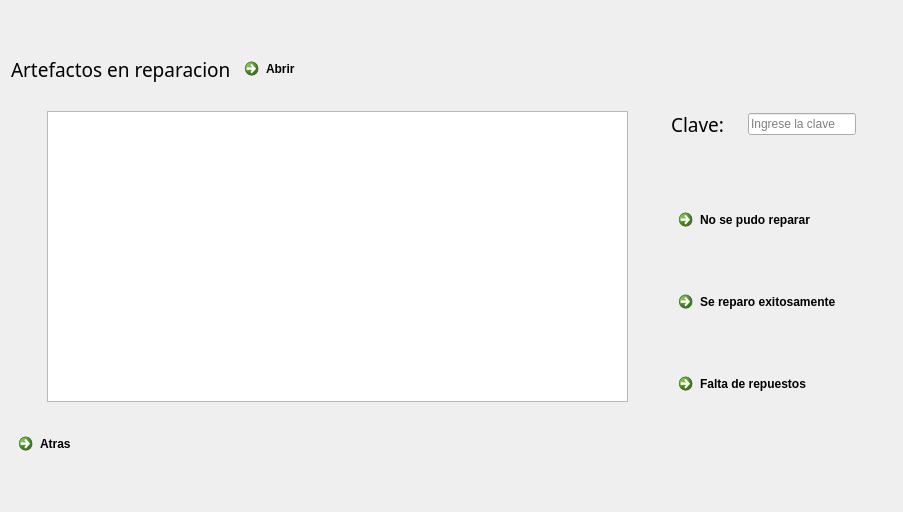
<?xml version="1.0" encoding="UTF-8"?>
<ui version="4.0">
 <class>cambiarestado</class>
 <widget class="QDialog" name="cambiarestado">
  <property name="geometry">
   <rect>
    <x>0</x>
    <y>0</y>
    <width>903</width>
    <height>512</height>
   </rect>
  </property>
  <property name="windowTitle">
   <string>Cambiar Estado</string>
  </property>
  <layout class="QHBoxLayout" name="horizontalLayout_4">
   <item>
    <layout class="QGridLayout" name="gridLayout_2">
     <item row="0" column="1">
      <spacer name="verticalSpacer_6">
       <property name="orientation">
        <enum>Qt::Vertical</enum>
       </property>
       <property name="sizeHint" stdset="0">
        <size>
         <width>20</width>
         <height>13</height>
        </size>
       </property>
      </spacer>
     </item>
     <item row="1" column="0" colspan="2">
      <layout class="QGridLayout" name="gridLayout">
       <item row="0" column="0" colspan="2">
        <layout class="QHBoxLayout" name="horizontalLayout_2">
         <item>
          <widget class="QLabel" name="titulo3">
           <property name="font">
            <font>
             <family>Sawasdee</family>
             <pointsize>14</pointsize>
            </font>
           </property>
           <property name="text">
            <string>Artefactos en reparacion</string>
           </property>
          </widget>
         </item>
         <item>
          <spacer name="horizontalSpacer_6">
           <property name="orientation">
            <enum>Qt::Horizontal</enum>
           </property>
           <property name="sizeHint" stdset="0">
            <size>
             <width>13</width>
             <height>20</height>
            </size>
           </property>
          </spacer>
         </item>
         <item>
          <widget class="QCommandLinkButton" name="abrir_registro">
           <property name="text">
            <string>Abrir</string>
           </property>
          </widget>
         </item>
        </layout>
       </item>
       <item row="0" column="2">
        <spacer name="horizontalSpacer_4">
         <property name="orientation">
          <enum>Qt::Horizontal</enum>
         </property>
         <property name="sizeHint" stdset="0">
          <size>
           <width>438</width>
           <height>20</height>
          </size>
         </property>
        </spacer>
       </item>
       <item row="1" column="1">
        <spacer name="verticalSpacer_5">
         <property name="orientation">
          <enum>Qt::Vertical</enum>
         </property>
         <property name="sizeHint" stdset="0">
          <size>
           <width>20</width>
           <height>18</height>
          </size>
         </property>
        </spacer>
       </item>
       <item row="2" column="0" colspan="3">
        <layout class="QHBoxLayout" name="horizontalLayout_3">
         <item>
          <spacer name="horizontalSpacer_3">
           <property name="orientation">
            <enum>Qt::Horizontal</enum>
           </property>
           <property name="sizeHint" stdset="0">
            <size>
             <width>13</width>
             <height>20</height>
            </size>
           </property>
          </spacer>
         </item>
         <item>
          <widget class="QTextBrowser" name="cambiarestado_2">
           <property name="minimumSize">
            <size>
             <width>581</width>
             <height>291</height>
            </size>
           </property>
          </widget>
         </item>
         <item>
          <spacer name="horizontalSpacer_2">
           <property name="orientation">
            <enum>Qt::Horizontal</enum>
           </property>
           <property name="sizeHint" stdset="0">
            <size>
             <width>13</width>
             <height>20</height>
            </size>
           </property>
          </spacer>
         </item>
         <item>
          <layout class="QVBoxLayout" name="verticalLayout_2">
           <item>
            <layout class="QHBoxLayout" name="horizontalLayout">
             <item>
              <widget class="QLabel" name="clave">
               <property name="font">
                <font>
                 <family>Sawasdee</family>
                 <pointsize>14</pointsize>
                </font>
               </property>
               <property name="text">
                <string>Clave:</string>
               </property>
              </widget>
             </item>
             <item>
              <spacer name="horizontalSpacer">
               <property name="orientation">
                <enum>Qt::Horizontal</enum>
               </property>
               <property name="sizeHint" stdset="0">
                <size>
                 <width>18</width>
                 <height>20</height>
                </size>
               </property>
              </spacer>
             </item>
             <item>
              <widget class="QLineEdit" name="leerclave">
               <property name="placeholderText">
                <string>Ingrese la clave</string>
               </property>
              </widget>
             </item>
            </layout>
           </item>
           <item>
            <spacer name="verticalSpacer_3">
             <property name="orientation">
              <enum>Qt::Vertical</enum>
             </property>
             <property name="sizeHint" stdset="0">
              <size>
               <width>20</width>
               <height>18</height>
              </size>
             </property>
            </spacer>
           </item>
           <item>
            <layout class="QVBoxLayout" name="verticalLayout">
             <item>
              <widget class="QCommandLinkButton" name="nosepudoreparar">
               <property name="text">
                <string>No se pudo reparar</string>
               </property>
              </widget>
             </item>
             <item>
              <spacer name="verticalSpacer">
               <property name="orientation">
                <enum>Qt::Vertical</enum>
               </property>
               <property name="sizeHint" stdset="0">
                <size>
                 <width>20</width>
                 <height>40</height>
                </size>
               </property>
              </spacer>
             </item>
             <item>
              <widget class="QCommandLinkButton" name="sereparo">
               <property name="text">
                <string>Se reparo exitosamente</string>
               </property>
              </widget>
             </item>
             <item>
              <spacer name="verticalSpacer_2">
               <property name="orientation">
                <enum>Qt::Vertical</enum>
               </property>
               <property name="sizeHint" stdset="0">
                <size>
                 <width>20</width>
                 <height>40</height>
                </size>
               </property>
              </spacer>
             </item>
             <item>
              <widget class="QCommandLinkButton" name="faltaderepuestos">
               <property name="text">
                <string>Falta de repuestos</string>
               </property>
              </widget>
             </item>
            </layout>
           </item>
          </layout>
         </item>
         <item>
          <spacer name="horizontalSpacer_7">
           <property name="orientation">
            <enum>Qt::Horizontal</enum>
           </property>
           <property name="sizeHint" stdset="0">
            <size>
             <width>13</width>
             <height>20</height>
            </size>
           </property>
          </spacer>
         </item>
        </layout>
       </item>
       <item row="3" column="0">
        <spacer name="verticalSpacer_4">
         <property name="orientation">
          <enum>Qt::Vertical</enum>
         </property>
         <property name="sizeHint" stdset="0">
          <size>
           <width>20</width>
           <height>18</height>
          </size>
         </property>
        </spacer>
       </item>
       <item row="4" column="0">
        <widget class="QCommandLinkButton" name="salir_estado">
         <property name="text">
          <string>Atras</string>
         </property>
        </widget>
       </item>
       <item row="4" column="1" colspan="2">
        <spacer name="horizontalSpacer_5">
         <property name="orientation">
          <enum>Qt::Horizontal</enum>
         </property>
         <property name="sizeHint" stdset="0">
          <size>
           <width>758</width>
           <height>20</height>
          </size>
         </property>
        </spacer>
       </item>
      </layout>
     </item>
     <item row="2" column="0">
      <spacer name="verticalSpacer_7">
       <property name="orientation">
        <enum>Qt::Vertical</enum>
       </property>
       <property name="sizeHint" stdset="0">
        <size>
         <width>20</width>
         <height>13</height>
        </size>
       </property>
      </spacer>
     </item>
    </layout>
   </item>
  </layout>
 </widget>
 <resources/>
 <connections>
  <connection>
   <sender>salir_estado</sender>
   <signal>clicked()</signal>
   <receiver>cambiarestado</receiver>
   <slot>close()</slot>
   <hints>
    <hint type="sourcelabel">
     <x>665</x>
     <y>320</y>
    </hint>
    <hint type="destinationlabel">
     <x>292</x>
     <y>216</y>
    </hint>
   </hints>
  </connection>
 </connections>
</ui>
